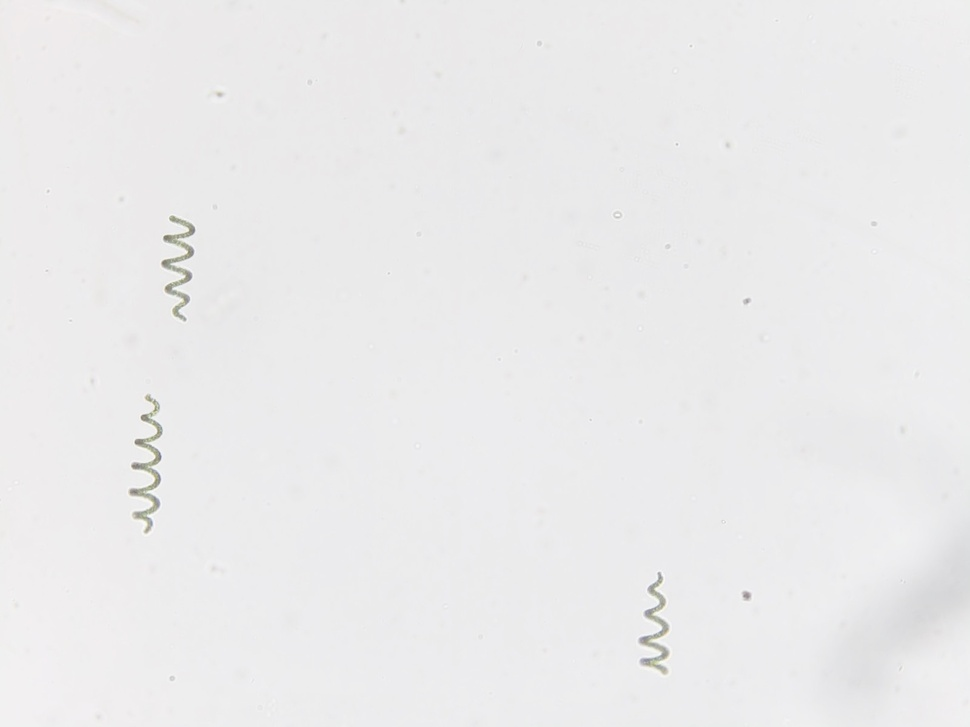
#> input picture data/images/Spirulina1.jpeg, 970 x 727 px, shrunk from 1600 x 1200 before the run
$ python filament_measure.py ../data/images/Spirulina1.jpeg
#> lines starting #> are read from the running program, lines starting #| are printed output that depends on the picture; after the words box and inside, x2 and y2 are one past the last pixel; in counts of white or black regions, pixels touching at a corner belong together
"""
All measurements are returned in pixel units.
Physical calibration is intentionally left to the user.
"""

from __future__ import annotations

import argparse
import math
from dataclasses import dataclass
from typing import Optional, Tuple

import cv2
import numpy as np


@dataclass
class FilamentMeasurement:
    area_px2: float
    perimeter_px: float
    length_px: float
    diameter_px: float
    aspect_ratio: float
    valid: bool
    reason: str = ""


def estimate_length_diameter(area: float, perimeter: float) -> Tuple[float, float]:
    """
    Estimate filament length and diameter from contour area and perimeter.

    Model:
        x^2 - (P/2)x + A = 0

    The larger root is interpreted as filament length, the smaller as diameter.
    """
    if area <= 0:
        raise ValueError("Area must be positive.")
    if perimeter <= 0:
        raise ValueError("Perimeter must be positive.")

    discriminant = perimeter**2 - 16.0 * area
    if discriminant < 0:
        raise ValueError(
            f"Negative discriminant ({discriminant:.6f}); contour outside model assumptions."
        )

    sqrt_disc = math.sqrt(discriminant)
    root1 = 0.25 * (perimeter + sqrt_disc)
    root2 = 0.25 * (perimeter - sqrt_disc)

    return max(root1, root2), min(root1, root2)


def threshold_grayscale_image(
    gray: np.ndarray,
    block_size: int = 51,
    c: int = 10,
    invert: bool = True,
) -> np.ndarray:
    """
    Threshold a grayscale image using Gaussian adaptive thresholding.
    """
    if gray.ndim != 2:
        raise ValueError("Expected a single-channel grayscale image.")

    if block_size % 2 == 0 or block_size < 3:
        raise ValueError("block_size must be an odd integer >= 3.")

    threshold_type = cv2.THRESH_BINARY_INV if invert else cv2.THRESH_BINARY

    return cv2.adaptiveThreshold(
        gray,
        255,
        cv2.ADAPTIVE_THRESH_GAUSSIAN_C,
        threshold_type,
        block_size,
        c,
    )


def morphological_close(mask: np.ndarray, kernel_size: int = 3) -> np.ndarray:
    """
    Apply a morphological closing (dilation followed by erosion).
    """
    if kernel_size < 1:
        raise ValueError("kernel_size must be >= 1.")

    if mask.dtype != np.uint8:
        mask = np.where(mask > 0, 255, 0).astype(np.uint8)

    kernel = np.ones((kernel_size, kernel_size), dtype=np.uint8)
    return cv2.morphologyEx(mask, cv2.MORPH_CLOSE, kernel)


def read_image(path: str, as_gray: bool) -> np.ndarray:
    """
    Read an image from disk.
    """
    flag = cv2.IMREAD_GRAYSCALE if as_gray else cv2.IMREAD_UNCHANGED
    image = cv2.imread(path, flag)
    if image is None:
        raise FileNotFoundError(f"Could not read image: {path}")
    return image


def contour_aspect_ratio(contour: np.ndarray) -> float:
    """
    Estimate contour aspect ratio from its bounding rectangle.
    """
    x, y, w, h = cv2.boundingRect(contour)
    short_side = max(1, min(w, h))
    long_side = max(w, h)
    return float(long_side) / float(short_side)


def largest_valid_contour_from_mask(
    mask: np.ndarray,
    min_area: float = 50.0,
    min_aspect_ratio: float = 2.0,
) -> Tuple[Optional[np.ndarray], str]:
    """
    Extract contours from a binary mask, rank them by area, and keep the largest
    contour satisfying minimum area and aspect ratio constraints.
    """
    if mask.dtype != np.uint8:
        mask = np.where(mask > 0, 255, 0).astype(np.uint8)
    else:
        mask = np.where(mask > 0, 255, 0).astype(np.uint8)

    contours, _ = cv2.findContours(mask, cv2.RETR_EXTERNAL, cv2.CHAIN_APPROX_SIMPLE)
    if not contours:
        return None, "No contour found in mask."

    contours = sorted(contours, key=cv2.contourArea, reverse=True)

    for contour in contours:
        area = float(cv2.contourArea(contour))
        if area < min_area:
            continue

        ar = contour_aspect_ratio(contour)
        if ar < min_aspect_ratio:
            continue

        return contour, ""

    return None, (
        f"No contour passed filtering (min_area={min_area}, "
        f"min_aspect_ratio={min_aspect_ratio})."
    )


def measure_filament_from_contour(contour: np.ndarray) -> FilamentMeasurement:
    """
    Measure a filament from a contour.
    """
    area = float(cv2.contourArea(contour))
    perimeter = float(cv2.arcLength(contour, closed=True))
    aspect_ratio = contour_aspect_ratio(contour)

    try:
        length_px, diameter_px = estimate_length_diameter(area, perimeter)
        return FilamentMeasurement(
            area_px2=area,
            perimeter_px=perimeter,
            length_px=length_px,
            diameter_px=diameter_px,
            aspect_ratio=aspect_ratio,
            valid=True,
        )
    except ValueError as exc:
        return FilamentMeasurement(
            area_px2=area,
            perimeter_px=perimeter,
            length_px=float("nan"),
            diameter_px=float("nan"),
            aspect_ratio=aspect_ratio,
            valid=False,
            reason=str(exc),
        )


def measure_filament_from_mask(
    mask: np.ndarray,
    min_area: float = 50.0,
    min_aspect_ratio: float = 2.0,
) -> FilamentMeasurement:
    """
    Measure a filament from a binary mask.
    """
    contour, reason = largest_valid_contour_from_mask(
        mask,
        min_area=min_area,
        min_aspect_ratio=min_aspect_ratio,
    )

    if contour is None:
        return FilamentMeasurement(
            area_px2=0.0,
            perimeter_px=0.0,
            length_px=float("nan"),
            diameter_px=float("nan"),
            aspect_ratio=float("nan"),
            valid=False,
            reason=reason,
        )

    return measure_filament_from_contour(contour)


def print_measurement(measurement: FilamentMeasurement) -> None:
    """
    Print a compact measurement summary.
    """
    if measurement.valid:
        print(
            f"valid={measurement.valid} "
            f"area_px2={measurement.area_px2:.3f} "
            f"perimeter_px={measurement.perimeter_px:.3f} "
            f"length_px={measurement.length_px:.3f} "
            f"diameter_px={measurement.diameter_px:.3f} "
            f"aspect_ratio={measurement.aspect_ratio:.3f}"
        )
    else:
        print(
            f"valid={measurement.valid} "
            f"area_px2={measurement.area_px2:.3f} "
            f"perimeter_px={measurement.perimeter_px:.3f} "
            f"reason=\"{measurement.reason}\""
        )


def main() -> None:
    parser = argparse.ArgumentParser(
        description="Measure filament length and diameter in pixel units."
    )
    parser.add_argument("image", help="Path to input image")
    parser.add_argument(
        "--mode",
        choices=["gray", "mask"],
        default="gray",
        help="Interpret input as grayscale image or binary mask",
    )
    parser.add_argument(
        "--block-size",
        type=int,
        default=51,
        help="Adaptive threshold block size (odd integer, grayscale mode only)",
    )
    parser.add_argument(
        "--c",
        type=int,
        default=10,
        help="Adaptive threshold constant (grayscale mode only)",
    )
    parser.add_argument(
        "--no-invert",
        action="store_true",
        help="Do not invert threshold polarity in grayscale mode",
    )
    parser.add_argument(
        "--close-kernel",
        type=int,
        default=3,
        help="Morphological closing kernel size",
    )
    parser.add_argument(
        "--min-area",
        type=float,
        default=50.0,
        help="Minimum contour area in pixels^2",
    )
    parser.add_argument(
        "--min-aspect-ratio",
        type=float,
        default=2.0,
        help="Minimum contour aspect ratio",
    )
    parser.add_argument(
        "--save-mask",
        default="",
        help="Optional path to save the processed mask",
    )

    args = parser.parse_args()

    if args.mode == "mask":
        mask = read_image(args.image, as_gray=True)
        mask = morphological_close(mask, kernel_size=args.close_kernel)

        measurement = measure_filament_from_mask(
            mask,
            min_area=args.min_area,
            min_aspect_ratio=args.min_aspect_ratio,
        )
        print_measurement(measurement)
        return

    gray = read_image(args.image, as_gray=True)
    mask = threshold_grayscale_image(
        gray,
        block_size=args.block_size,
        c=args.c,
        invert=not args.no_invert,
    )
#> in threshold_grayscale_image, `return cv2.adaptiveThreshold( gray, 255, cv2.ADAPTIVE_THRESH_GAUSSIAN_..`:
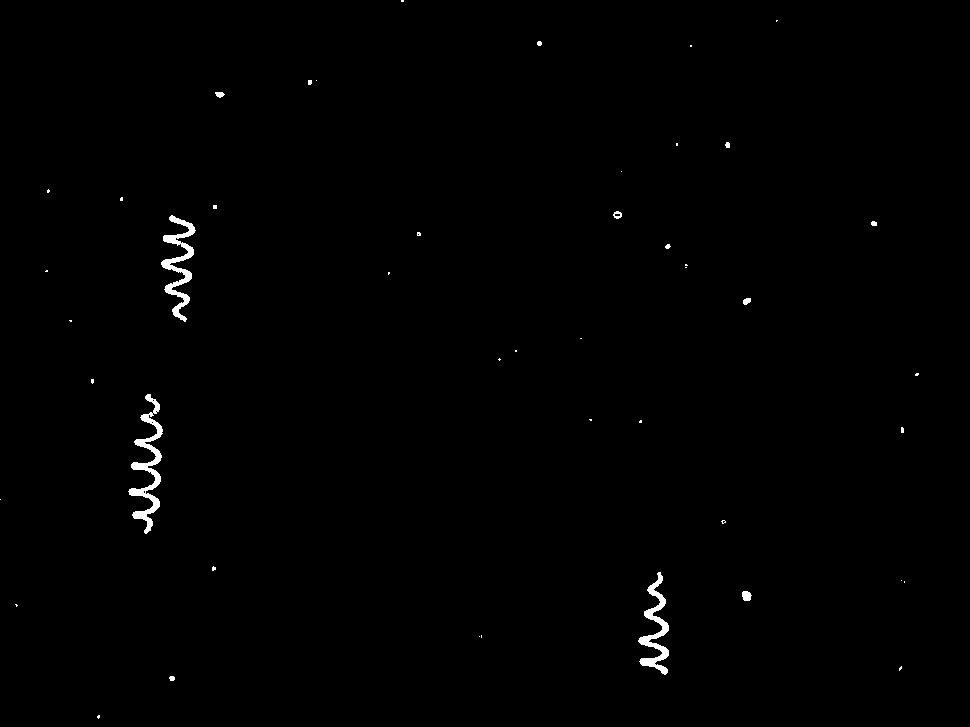
#> returned value: shape (727, 970); 0.59% white; 46 white regions (34 under 20 px), largest, box (x1, y1, x2, y2) and area: (128, 394, 163, 534) 1385, (161, 215, 196, 322) 1148, (638, 572, 669, 675) 1042
    mask = morphological_close(mask, kernel_size=args.close_kernel)
#> in morphological_close, `return cv2.morphologyEx(mask, cv2.MORPH_CLOSE, kernel)`: returned value: shape (727, 970); 0.6% white; 44 white regions (32 under 20 px)

    if args.save_mask:
        cv2.imwrite(args.save_mask, mask)

    measurement = measure_filament_from_mask(
        mask,
        min_area=args.min_area,
        min_aspect_ratio=args.min_aspect_ratio,
    )
#> in largest_valid_contour_from_mask, `contours, _ = cv2.findContours(mask, cv2.RETR_EXTERNAL, cv2.CHAIN_APPR..`: contours = 44 contours, 37 with area under 20; largest, box (x1, y1, x2, y2) and area: (128, 394, 163, 534) 1196, (161, 215, 196, 322) 973, (638, 572, 669, 675) 888, (742, 591, 752, 601) 65, (613, 211, 622, 219) 42, (743, 298, 751, 305) 32, (215, 92, 225, 98) 31
#> the loop in largest_valid_contour_from_mask, `for contour in contours:` made 1 pass
#> (area, x in contour_aspect_ratio, y in contour_aspect_ratio, w in contour_aspect_ratio, h in contour_aspect_ratio, short_side in contour_aspect_ratio, long_side in contour_aspect_ratio, ar) on pass 1: (1195.5, 128, 394, 35, 140, 35, 140, 4)
#> in measure_filament_from_mask, `contour, reason = largest_valid_contour_from_mask( mask, min_area=min_..`: contour = contour of 248 points, box (x1, y1, x2, y2) (128, 394, 163, 534), area 1196; reason = ''
#> in measure_filament_from_contour, `area = float(cv2.contourArea(contour))`: area = 1195.5
#> in measure_filament_from_contour, `perimeter = float(cv2.arcLength(contour, closed=True))`: perimeter = 530
#> in measure_filament_from_contour, `aspect_ratio = contour_aspect_ratio(contour)`: aspect_ratio = 4
#> in estimate_length_diameter, `discriminant = perimeter**2 - 16.0 * area`: discriminant = 261743
#> in estimate_length_diameter, `sqrt_disc = math.sqrt(discriminant)`: sqrt_disc = 511.6
#> in estimate_length_diameter, `root1 = 0.25 * (perimeter + sqrt_disc)`: root1 = 260.4
#> in estimate_length_diameter, `root2 = 0.25 * (perimeter - sqrt_disc)`: root2 = 4.59
#> in measure_filament_from_contour, `length_px, diameter_px = estimate_length_diameter(area, perimeter)`: length_px = 260.4; diameter_px = 4.59
    print_measurement(measurement)


if __name__ == "__main__":
    main()
